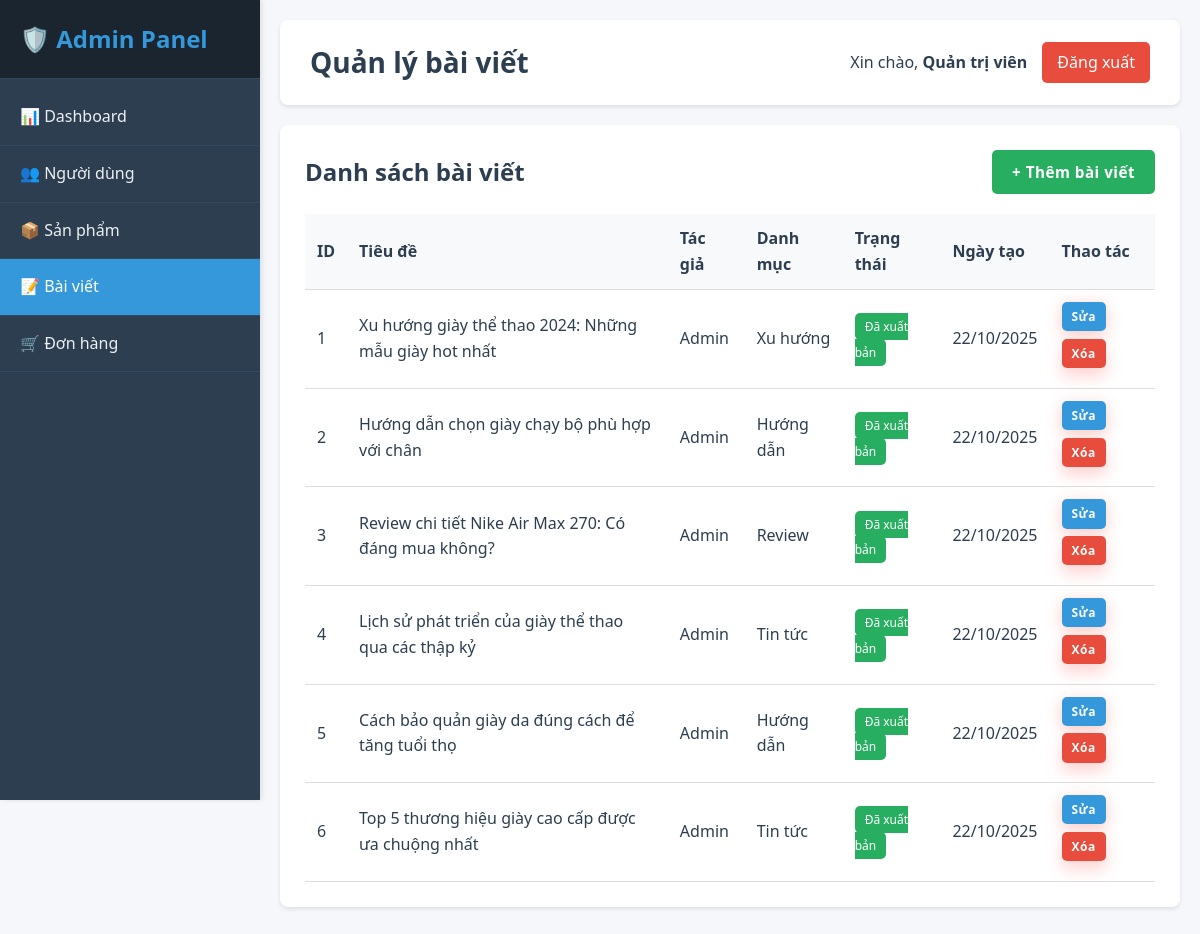
/index.php?action=admin&page=articles&sub=list (signed in), run on the app's committed database.
### tables this page shows
CREATE TABLE IF NOT EXISTS articles (
    id INT AUTO_INCREMENT PRIMARY KEY,
    title VARCHAR(255) NOT NULL,
    content TEXT NOT NULL,
    excerpt TEXT,
    image VARCHAR(500),
    author VARCHAR(100) NOT NULL,
    category VARCHAR(50) NOT NULL,
    status ENUM('draft', 'published') DEFAULT 'published',
    created_at TIMESTAMP DEFAULT CURRENT_TIMESTAMP,
    updated_at TIMESTAMP DEFAULT CURRENT_TIMESTAMP ON UPDATE CURRENT_TIMESTAMP
);

### config/database.php (called while the page is built, shortened)
<?php
class Database {
    private $host = 'localhost';
    private $db_name = 'shoe_store';
    private $username = 'root';
    private $password = '';
    public function getConnection() {
        $this->conn = null;
        try {
            $this->conn = new PDO("mysql:host=" . $this->host . ";dbname=" . $this->db_name,
                                $this->username, $this->password);
            $this->conn->setAttribute(PDO::ATTR_ERRMODE, PDO::ERRMODE_EXCEPTION);
            $this->conn->exec("set names utf8");
        } catch(PDOException $exception) {
            echo "Connection error: " . $exception->getMessage();
        }
        return $this->conn;
    }
}
?>

### views/admin/articles/list.php (the view)
<div class="content-box">
    <div style="display: flex; justify-content: space-between; align-items: center; margin-bottom: 20px;">
        <h2 style="color: #2c3e50;">Danh sách bài viết</h2>
        <a href="index.php?action=admin&page=articles&sub=add" class="btn btn-success">+ Thêm bài viết</a>
    </div>
    <table class="table">
        <thead>
            <tr>
                <th>ID</th>
                <th>Tiêu đề</th>
                <th>Tác giả</th>
                <th>Danh mục</th>
                <th>Trạng thái</th>
                <th>Ngày tạo</th>
                <th>Thao tác</th>
            </tr>
        </thead>
        <tbody>
            <?php if (count($articles) > 0): ?>
                <?php foreach ($articles as $article): ?>
                    <tr>
                        <td><?php echo $article['id']; ?></td>
                        <td><?php echo htmlspecialchars($article['title']); ?></td>
                        <td><?php echo htmlspecialchars($article['author']); ?></td>
                        <td><?php echo htmlspecialchars($article['category']); ?></td>
                        <td>
                            <span style="padding: 5px 10px; background: <?php echo $article['status'] == 'published' ? '#27ae60' : '#f39c12'; ?>; color: white; border-radius: 5px; font-size: 12px;">
                                <?php echo $article['status'] == 'published' ? 'Đã xuất bản' : 'Bản nháp'; ?>
                            </span>
                        </td>
                        <td><?php echo date('d/m/Y', strtotime($article['created_at'])); ?></td>
                        <td>
                            <a href="index.php?action=admin&page=articles&sub=edit&id=<?php echo $article['id']; ?>" class="btn btn-primary" style="padding: 5px 10px; font-size: 12px; margin-right: 5px;">Sửa</a>
                            <a href="index.php?action=admin&page=articles&sub=delete&id=<?php echo $article['id']; ?>" class="btn btn-danger" style="padding: 5px 10px; font-size: 12px;" onclick="return confirm('Bạn có chắc chắn muốn xóa bài viết này?');">Xóa</a>
                        </td>
                    </tr>
                <?php endforeach; ?>
            <?php else: ?>
                <tr>
                    <td colspan="7" style="text-align: center; color: #999;">Chưa có bài viết nào</td>
                </tr>
            <?php endif; ?>
        </tbody>
    </table>
</div>

### assets/css/style.css (style rules this page uses)
* { margin: 0; padding: 0; box-sizing: border-box; }
body { font-family: 'Segoe UI', Tahoma, Geneva, Verdana, sans-serif; line-height: 1.6; color: #2c3e50; background-color: #fafbfc; font-size: 16px; }
.btn { display: inline-block; padding: 0.875rem 2rem; text-decoration: none; border-radius: 8px; font-weight: 600; font-size: 0.95rem; transition: all 0.3s ease; border: none; cursor: pointer; position: relative; overflow: hidden; text-align: center; letter-spacing: 0.5px; }
.btn::before { content: ''; position: absolute; top: 0; left: -100%; width: 100%; height: 100%; background: linear-gradient(90deg, transparent, rgba(255,255,255,0.2), transparent); transition: left 0.5s; }
.btn-primary { background: linear-gradient(135deg, #e74c3c 0%, #c0392b 100%); color: white; box-shadow: 0 4px 15px rgba(231, 76, 60, 0.3); }
.btn-danger { background: linear-gradient(135deg, #ff6b6b 0%, #ee5a24 100%); color: white; border: none; padding: 1rem 2rem; border-radius: 25px; font-weight: 700; transition: all 0.4s cubic-bezier(0.175, 0.885, 0.32, 1.275); display: inline-flex; align-items: center; gap: 0.75rem; cursor: pointer; font-size: 0.95rem; text-decoration: none; box-shadow: 0 8px 16px rgba(255, 107, 107, 0.3); position: relative; overflow: hidden; }
.btn-danger::before { content: ''; position: absolute; top: 0; left: -100%; width: 100%; height: 100%; background: linear-gradient(90deg, transparent, rgba(255,255,255,0.2), transparent); transition: left 0.5s; }
html { scroll-behavior: smooth; }

### views/admin/layout/header.php (style rules this page uses)
* { margin: 0; padding: 0; box-sizing: border-box; }
body { font-family: 'Segoe UI', Tahoma, Geneva, Verdana, sans-serif; background: #f5f7fa; }
.content-box { background: white; padding: 25px; border-radius: 8px; box-shadow: 0 2px 4px rgba(0,0,0,0.1); margin-bottom: 20px; }
.btn { padding: 10px 20px; border: none; border-radius: 5px; cursor: pointer; text-decoration: none; display: inline-block; transition: all 0.3s; }
.btn-primary { background: #3498db; color: white; }
.btn-success { background: #27ae60; color: white; }
.btn-danger { background: #e74c3c; color: white; }
.table { width: 100%; border-collapse: collapse; margin-top: 20px; }
.table th, .table td { padding: 12px; text-align: left; border-bottom: 1px solid #ddd; }
.table th { background: #f8f9fa; font-weight: 600; color: #2c3e50; }

### data on the page
articles: id "1", title "Xu hướng giày thể thao 2024: Những mẫu giày hot nhất", author "Admin", category "Xu hướng", status "Đã xuất bản", created_at "22/10/2025"
articles: id "2", title "Hướng dẫn chọn giày chạy bộ phù hợp với chân", author "Admin", category "Hướng dẫn", status "Đã xuất bản", created_at "22/10/2025"
articles: id "3", title "Review chi tiết Nike Air Max 270: Có đáng mua không?", author "Admin", category "Review", status "Đã xuất bản", created_at "22/10/2025"
articles: id "4", title "Lịch sử phát triển của giày thể thao qua các thập kỷ", author "Admin", category "Tin tức", status "Đã xuất bản", created_at "22/10/2025"
articles: id "5", title "Cách bảo quản giày da đúng cách để tăng tuổi thọ", author "Admin", category "Hướng dẫn", status "Đã xuất bản", created_at "22/10/2025"
articles: id "6", title "Top 5 thương hiệu giày cao cấp được ưa chuộng nhất", author "Admin", category "Tin tức", status "Đã xuất bản", created_at "22/10/2025"

### other printed values
$page_title "Quản lý bài viết"
$_SESSION['user_full_name'] "Quản trị viên"
